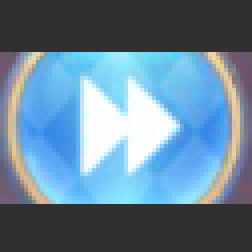
#> input picture speed_data/2_1/2/2.png, 63 x 63 px (shown 4 times larger); its folder holds only this picture in this run
$ python speed_data_to_mask_2_1.py
#> lines starting #> are read from the running program, lines starting #| are printed output that depends on the picture; after the words box and inside, x2 and y2 are one past the last pixel; in counts of white or black regions, pixels touching at a corner belong together
import cv2
import numpy as np
from PIL import Image
import os, glob

# 画像が保存されているルートディレクトリのパス
root_dir = "../speed_data/2_1"
# 数値名
speeds = [
    "2",
    "4",
]

# 画像データ用配列
X = []
# ラベルデータ用配列
Y = []


# 画像データごとにadd_sample()を呼び出し、X,Yの配列を返す関数
def make_sample(files):
    global X, Y
    X = []
    Y = []
    for cat, fname in files:
        add_sample(cat, fname)
    return np.array(X), np.array(Y)


# 渡された画像データを読み込んでXに格納し、また、
# 画像データに対応するcategoriesのidxをY格納する関数
def add_sample(cat, fname):
    img = Image.open(fname)
    data = np.asarray(img)
    data_gray = cv2.cvtColor(data, cv2.COLOR_RGB2GRAY)
    ret, result = cv2.threshold(data_gray, 240, 255, cv2.THRESH_BINARY)
    invResult = cv2.bitwise_not(result)
    cv2.imwrite('../save_speed_data/ ' + str(cat) + '.png', invResult)
    X.append(invResult)
    Y.append(cat)


# 全データ格納用配列
allfiles = []

# カテゴリ配列の各値と、それに対応するidxを認識し、全データをallfilesにまとめる
for idx, cat in enumerate(speeds):
    image_dir = root_dir + "/" + cat
    files = glob.glob(image_dir + "/*.png")
    for f in files:
        allfiles.append((idx, f))
#> pass 2 of the loop `for idx, cat in enumerate(speeds):`:

X_train, y_train = make_sample(allfiles)
#> in add_sample, img is the input picture: PIL image 63x63 RGBA; mean R, G, B, A 102, 130.6, 151.2, 255
#> in add_sample, `data_gray = cv2.cvtColor(data, cv2.COLOR_RGB2GRAY)`:
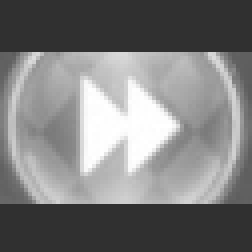
#> data_gray: shape (63, 63) (shown 4 times larger); min 48, max 255, mean 124.4
#> in add_sample, `ret, result = cv2.threshold(data_gray, 240, 255, cv2.THRESH_BINARY)`:
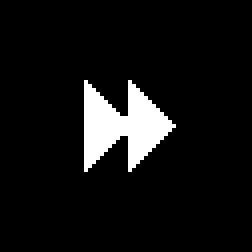
#> result: shape (63, 63) (shown 4 times larger); 7.3% white; 1 white region, box (x1, y1, x2, y2) and area: (21, 20, 44, 43) 289
#> pass 2 of the loop in make_sample, `for cat, fname in files:`:
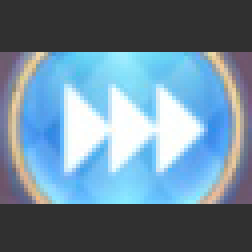
#> input picture speed_data/2_1/4/4.png, 63 x 63 px (shown 4 times larger)
#> in add_sample, img is the input picture: PIL image 63x63 RGBA; mean R, G, B, A 106.1, 133.3, 151.7, 255
#> in add_sample (call 2), `data_gray = cv2.cvtColor(data, cv2.COLOR_RGB2GRAY)`:
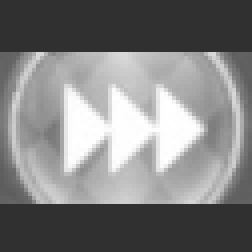
#> data_gray: shape (63, 63) (shown 4 times larger); min 48, max 255, mean 127.3
#> in add_sample (call 2), `ret, result = cv2.threshold(data_gray, 240, 255, cv2.THRESH_BINARY)`:
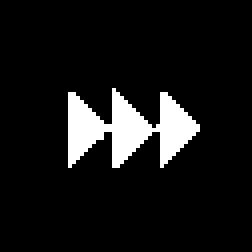
#> result: shape (63, 63) (shown 4 times larger); 8.6% white; 1 white region, box (x1, y1, x2, y2) and area: (17, 22, 50, 42) 343
#> y_train = [0, 1]
# データを保存する
np.save("../model/2_1/speed_data_2_1.npy", X_train)
